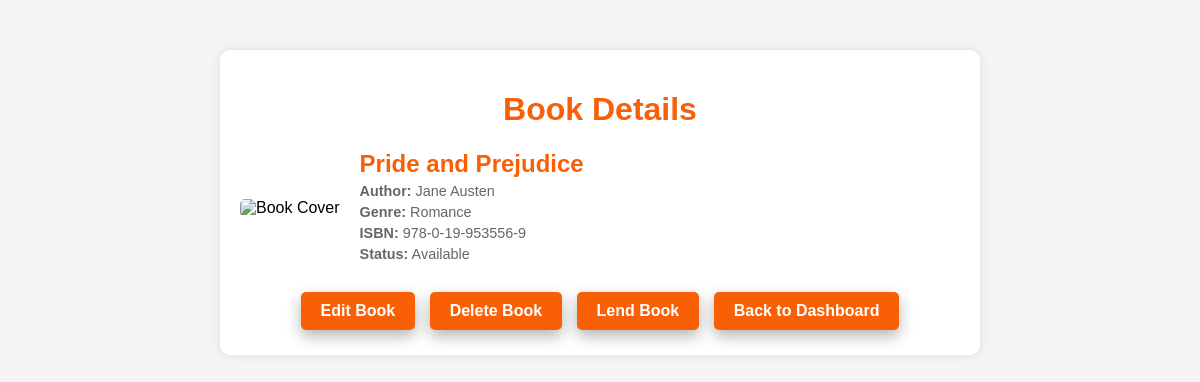
Screenshot of /STARTER/book_dashboard.php?isbn=978-0-19-953556-9 with the database file from the repository.
### tables this page shows
CREATE TABLE `books` (
  `id` int(11) NOT NULL,
  `title` varchar(255) NOT NULL,
  `author` varchar(255) NOT NULL,
  `isbn` varchar(20) NOT NULL,
  `genre` varchar(100) DEFAULT NULL,
  `cover_image` varchar(255) DEFAULT NULL,
  `created_at` timestamp NOT NULL DEFAULT current_timestamp(),
  `edition_key` varchar(255) DEFAULT ''
);

### STARTER/book_dashboard.php (the view, shortened to what this page needs)
<?php
include 'db.php';
if (isset($_GET['isbn'])) {
    $isbn = $_GET['isbn'];
    $sql = "SELECT * FROM books WHERE isbn = ?";
    $stmt = $conn->prepare($sql);
    $stmt->bind_param("s", $isbn);
    $stmt->execute();
    $result = $stmt->get_result();
    $book = $result->fetch_assoc();
} else {
    echo "No book selected.";
    exit;
}
?>
<!DOCTYPE html>
<html lang="en">
<head>
</head>
<body>
<div class="container">
  <h1>Book Details</h1>
  <div class="book-info">
    <?php
      $coverImage = !empty($book['cover_image']) ? $book['cover_image'] : 'default_cover.jpg';
      if (!str_starts_with($coverImage, 'uploads/')) {
          $coverImage = "uploads/" . $coverImage;
      }
    ?>
    <img src="<?php echo htmlspecialchars($coverImage); ?>" alt="Book Cover" class="book-cover">
    <div class="book-details">
      <h2><?php echo htmlspecialchars($book['title']); ?></h2>
      <p><strong>Author:</strong> <?php echo htmlspecialchars($book['author']); ?></p>
      <p><strong>Genre:</strong> <?php echo htmlspecialchars($book['genre']); ?></p>
      <p><strong>ISBN:</strong> <?php echo htmlspecialchars($book['isbn']); ?></p>
      <p><strong>Status:</strong> <?php echo !empty($book) ? 'Available' : 'Not Available'; ?></p>
    </div>
  </div>
  <div class="actions">
    <a href="edit_book.php?isbn=<?php echo urlencode($book['isbn']); ?>">Edit Book</a>
    <a href="delete_book.php?isbn=<?php echo urlencode($book['isbn']); ?>" onclick="return confirm('Are you sure?')">Delete Book</a>
    <a href="lend_book.php?isbn=<?php echo urlencode($book['isbn']); ?>">Lend Book</a>
    <a href="books.php">Back to Dashboard</a>
  </div>
</div>
</body>
</html>

### STARTER/book_dashboard.php (style rules this page uses)
body { font-family: Arial, sans-serif; background-color: #f4f4f4; margin: 0; padding: 0; text-align: center; }
.container { width: 60%; margin: 50px auto; background: white; padding: 20px; border-radius: 10px; box-shadow: 0 0 10px rgba(0,0,0,0.1); text-align: left; }
h1 { text-align: center; color: rgb(248, 95, 6); }
.book-info { display: flex; align-items: center; gap: 20px; margin-top: 20px; }
.book-cover { max-width: 150px; border-radius: 5px; }
.book-details h2 { margin: 0; color: rgb(248, 95, 6); }
.book-details p { margin: 5px 0; font-size: 0.9em; color: #666; }
.actions { margin-top: 20px; text-align: center; }
.actions a { display: inline-block; padding: 10px 20px; margin: 5px; color: white; background-color: rgb(248, 95, 6); border-radius: 5px; text-decoration: none; font-weight: bold; box-shadow: 0 6px 15px rgba(0, 0, 0, 0.3); transition: all 0.3s ease; }

### rows the page displays
books: title "Pride and Prejudice", author "Jane Austen", genre "Romance", isbn "978-0-19-953556-9"
